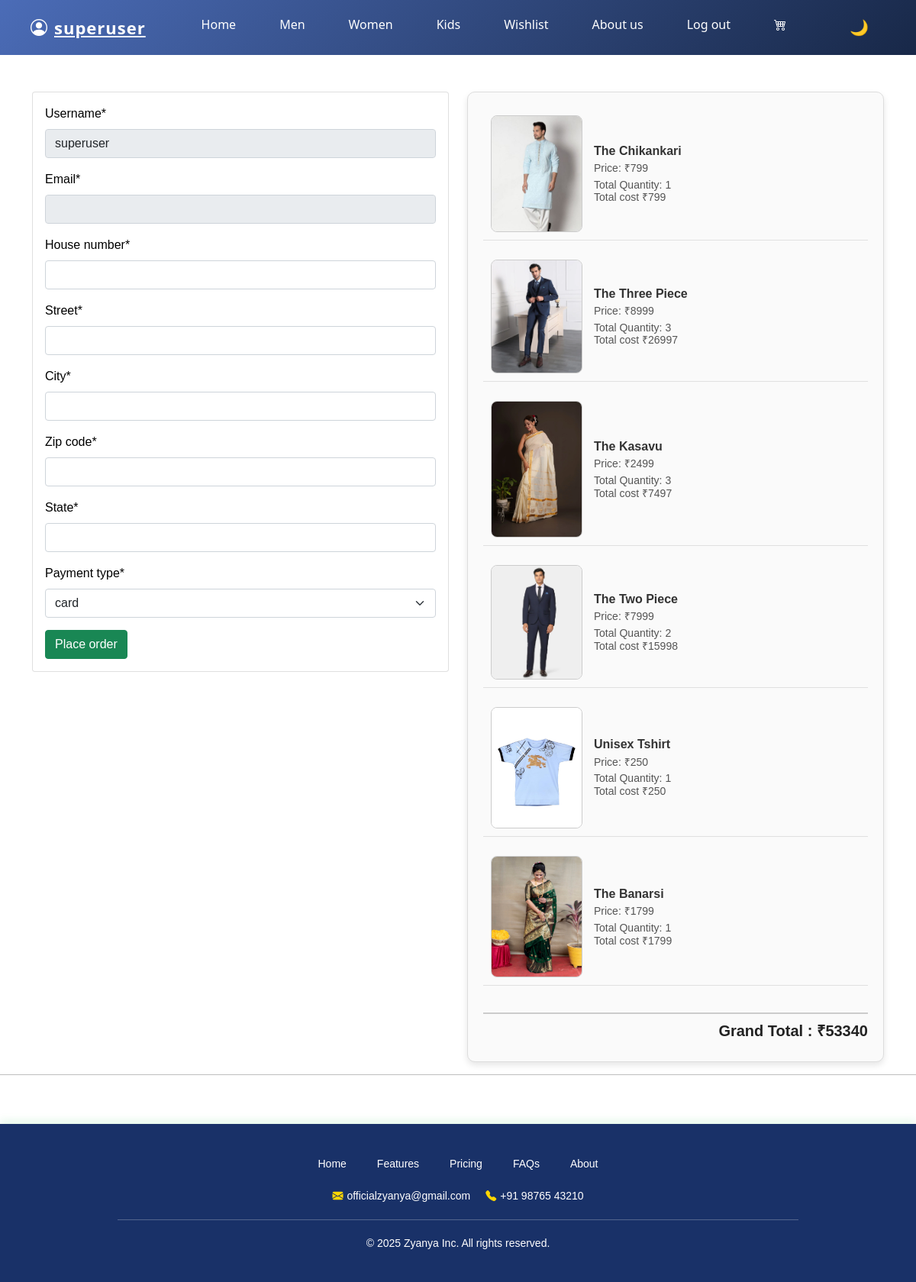
The app's page /checkout (signed in) with its own data.
### shoppingapp/models.py (models this page shows, shortened)
class Cart(models.Model):
    user = models.ForeignKey(User, on_delete=models.CASCADE)
    product = models.ForeignKey(product, on_delete=models.CASCADE)
    quantity = models.PositiveIntegerField(default=1)

class product(models.Model):
    product_name=models.CharField(max_length=100)
    product_img=models.ImageField(upload_to='productimg/')
    product_price=models.IntegerField()
    product_description=models.TextField()
    connection=models.ForeignKey(section,related_name="sections",on_delete=models.CASCADE)

### shoppingapp/views.py (the view)
# urls.py: path('checkout',views.checkout,name="checkout"),
@login_required(login_url='login')
def checkout(request):
    if request.method == 'POST':
        form=completeorderform(request.POST,instance=request.user)
        if form.is_valid():
            username=form.cleaned_data.get('username')
            email=form.cleaned_data.get('email')
            form.save()
            subject = "Order placed successfully 🎉"
            message = f"""Hi {username},

                    Thank you for shopping with us! 🙏
                    Your order has been placed successfully and is now being processed.

                    We'll keep notifying you on your email id  {email}.

                    If you have any questions, feel free to reach out to our support team.

                    Best regards,
                    Team Zyanya
                             """
            from_email = settings.EMAIL_HOST_USER
            recipient_list = [email]
            send_mail(subject, message, from_email, recipient_list ,fail_silently=True  )
            return redirect('orderplaced')
    else:
        form=completeorderform(instance=request.user)
    cart_items = Cart.objects.filter(user=request.user)
    total_price = sum(item.product.product_price * item.quantity for item in cart_items)
    return render(request, 'checkout.html', {
        'cart_items': cart_items,
        'total_price': total_price,
        'form':form,
    })

### shoppingapp/forms.py
class completeorderform(forms.ModelForm):
    username=forms.CharField(max_length=255,disabled=True)
    email=forms.EmailField(disabled=True)
    class Meta:
        model=completeorder
        fields="__all__"

### shoppingapp/templatetags/custom_filters.py (called while the page is built)
@register.filter
def mul(value, arg):
    return value * arg

### templates/checkout.html (shortened to what this page needs)
{% include "navbar.html" %}
{% load static %}
{% load custom_filters %}
{% load crispy_forms_tags %}
{% block content %}
<div class="container">
    <div class="jumbotron">
        <div class="row">
            <div class="col-md-6">
                <div class="card card-body">
                    <form action="" method='POST'>
                        {{ form|crispy }}
                        <input type="submit" value="Place order" class="btn btn-success">
                    </form>
                </div>
            </div>
           <div class="col-md-6">
    <div class="card card-body" style="padding:20px; border:1px solid #ddd; border-radius:10px; box-shadow:0 4px 8px rgba(0,0,0,0.1); background:#fafafa; height: 100%;" >
        {% for item in cart_items %}
            {% if item.product.product_img %}
            <div style="display:flex; align-items:center; gap:15px; margin-bottom:15px; padding:10px; border-bottom:1px solid #e0e0e0;">
                <img src="{{ item.product.product_img.url }}" alt="{{ item.product.product_name }}" style="width: 120px; height:auto; border-radius:8px; object-fit:cover; border:1px solid #ccc;">
                <div>
                    <h6 style="margin:0; font-size:16px; font-weight:600; color:#333;">{{ item.product.product_name }}</h6>
                    <h6 style="margin:5px 0; font-size:14px; color:#555;">Price: ₹{{ item.product.product_price }}</h6>
                    <h6 style="margin:0; font-size:14px; color:#555;">Total Quantity: {{ item.quantity }}</h6>
                    <h6 style="margin:0; font-size:14px; color:#555;">Total cost ₹{{ item.product.product_price|mul:item.quantity }}</h6>
                </div>
            </div>
            {% endif %}
        {% endfor %}
        <h2 style="text-align:right; margin-top:20px; font-size:20px; font-weight:700; color:#222; border-top:2px solid #ccc; padding-top:10px;">
            Grand Total : ₹{{ total_price }}
        </h2>
    </div>
</div>
        </div>
    </div>
</div>
<hr>
{% endblock content %}
{% include "fotter.html" %}

### templates/navbar.html (shortened to what this page needs)
<!DOCTYPE html>
{% load static %}
<html lang="en">
<head>
  <link href="https://cdn.jsdelivr.net/npm/bootstrap@5.0.2/dist/css/bootstrap.min.css"
        rel="stylesheet"
>
  <link rel="stylesheet" href="{% static 'css/navbar.css' %}">
  <link rel="stylesheet" href="https://cdn.jsdelivr.net/npm/bootstrap-icons@1.11.1/font/bootstrap-icons.css">
</head>
<body>
{% if user.is_authenticated %}
<nav class="navbar">
  <div class="logo" style="cursor:pointer;">
    <a href="{% url 'profile' %}" style="display:flex; align-items:center;">
      <i class="bi bi-person-circle" style="padding-right:0.5rem; transition: transform 0.3s;"></i>
      {{ user.username }}
    </a>
  </div>
  <ul class="nav-links">
    <li><a href="{% url 'home' %}">Home</a></li>
    <li><a href="#">Men</a></li>
    <li><a href="#">Women</a></li>
    <li><a href="#">Kids</a></li>
    <li><a href="{% url 'wishlist' %}">Wishlist</a></li>
    <li><a href="{% url 'about' %}">About us</a></li>
    <li><a href="{% url 'logout' %}">Log out</a></li>
    <li><a href="{% url 'cart' %}"><i class="bi bi-cart4"></i></a></li>
    <li>
      <button id="btn" class="theme-btn">
        <span id="span">🌙</span>
      </button>
    </li>
  </ul>
</nav>
{% endif %}
<br><br>
</body>
</html>

### static/css/navbar.css (style rules this page uses)
.navbar { display: flex; justify-content: space-between; align-items: center; background: linear-gradient(135deg, #4b6cb7, #182848); padding: 12px 40px; font-family: 'Segoe UI', sans-serif; }
.logo { font-size: 22px; font-weight: bold; color: #fff; letter-spacing: 1px; }
.nav-links { list-style: none; display: flex; gap: 25px; margin: 0; padding: 0; }
.nav-links a { text-decoration: none; }
.nav-links li { padding: 8px 16px; border-radius: 8px; color: white; font-weight: 500; transition: all 0.3s ease; }
.theme-btn { background: transparent; border: none; cursor: pointer; font-size: 20px; color: white; margin-left: 20px; transition: transform 0.3s ease; }
body { background: white; color: black; transition: background 0.4s, color 0.4s; }

### static/css/fotter.css (style rules this page uses)
body { margin: 0; font-family: Arial, sans-serif; }

### templates/navbar.html (style rules this page uses)
a { color: white; transition: all 0.3s ease; }

### records on screen
Cart: product.product_img (picture), product.product_name "The Chikankari", product.product_price "799", quantity "1", product.product_price|mul "799"
Cart: product.product_img (picture), product.product_name "The Three Piece", product.product_price "8999", quantity "3", product.product_price|mul "26997"
Cart: product.product_img (picture), product.product_name "The Kasavu", product.product_price "2499", quantity "3", product.product_price|mul "7497"
Cart: product.product_img (picture), product.product_name "The Two Piece", product.product_price "7999", quantity "2", product.product_price|mul "15998"
Cart: product.product_img (picture), product.product_name "Unisex Tshirt", product.product_price "250", quantity "1", product.product_price|mul "250"
Cart: product.product_img (picture), product.product_name "The Banarsi", product.product_price "1799", quantity "1", product.product_price|mul "1799"

### other values on screen
{{ user.username }} "superuser"
{{ total_price }} "53340"
